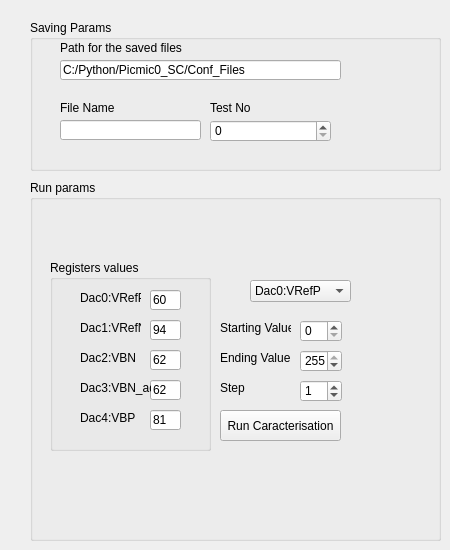
    <widget class="QWidget" name="Carac_discri_tab">
     <attribute name="title">
      <string>Carac Discri</string>
     </attribute>
     <widget class="QGroupBox" name="groupBox_2">
      <property name="geometry">
       <rect>
        <x>30</x>
        <y>20</y>
        <width>411</width>
        <height>151</height>
       </rect>
      </property>
      <property name="title">
       <string>Saving Params</string>
      </property>
      <widget class="QLineEdit" name="leCarDisSavePath">
       <property name="geometry">
        <rect>
         <x>30</x>
         <y>40</y>
         <width>281</width>
         <height>20</height>
        </rect>
       </property>
       <property name="text">
        <string>C:/Python/Picmic0_SC/Conf_Files</string>
       </property>
      </widget>
      <widget class="QLabel" name="LblCarDisFilePath">
       <property name="geometry">
        <rect>
         <x>30</x>
         <y>20</y>
         <width>161</width>
         <height>16</height>
        </rect>
       </property>
       <property name="text">
        <string>Path for the saved files</string>
       </property>
      </widget>
      <widget class="QLineEdit" name="leCarDisSavePath_2">
       <property name="geometry">
        <rect>
         <x>30</x>
         <y>100</y>
         <width>141</width>
         <height>20</height>
        </rect>
       </property>
       <property name="text">
        <string/>
       </property>
      </widget>
      <widget class="QLabel" name="LblCarDisFileName">
       <property name="geometry">
        <rect>
         <x>30</x>
         <y>80</y>
         <width>161</width>
         <height>16</height>
        </rect>
       </property>
       <property name="text">
        <string>File Name</string>
       </property>
      </widget>
      <widget class="QLabel" name="LblCarDisFileTestNo">
       <property name="geometry">
        <rect>
         <x>180</x>
         <y>80</y>
         <width>111</width>
         <height>16</height>
        </rect>
       </property>
       <property name="text">
        <string>Test No</string>
       </property>
      </widget>
      <widget class="QSpinBox" name="sBCarDisTestNo">
       <property name="geometry">
        <rect>
         <x>180</x>
         <y>100</y>
         <width>121</width>
         <height>22</height>
        </rect>
       </property>
       <property name="maximum">
        <number>10000</number>
       </property>
      </widget>
     </widget>
     <widget class="QGroupBox" name="groupBox_3">
      <property name="geometry">
       <rect>
        <x>30</x>
        <y>180</y>
        <width>411</width>
        <height>361</height>
       </rect>
      </property>
      <property name="title">
       <string>Run params</string>
      </property>
      <widget class="QPushButton" name="BtCarDisRunCarac">
       <property name="geometry">
        <rect>
         <x>190</x>
         <y>230</y>
         <width>121</width>
         <height>31</height>
        </rect>
       </property>
       <property name="text">
        <string>Run Caracterisation</string>
       </property>
      </widget>
      <widget class="QSpinBox" name="SBCarDisEndingValue">
       <property name="geometry">
        <rect>
         <x>270</x>
         <y>170</y>
         <width>42</width>
         <height>22</height>
        </rect>
       </property>
       <property name="maximum">
        <number>255</number>
       </property>
       <property name="value">
        <number>255</number>
       </property>
      </widget>
      <widget class="QLabel" name="LblCarDacStepValue_2">
       <property name="geometry">
        <rect>
         <x>190</x>
         <y>200</y>
         <width>71</width>
         <height>16</height>
        </rect>
       </property>
       <property name="text">
        <string>Step</string>
       </property>
      </widget>
      <widget class="QSpinBox" name="SBCarDisStepValue">
       <property name="geometry">
        <rect>
         <x>270</x>
         <y>200</y>
         <width>42</width>
         <height>22</height>
        </rect>
       </property>
       <property name="maximum">
        <number>255</number>
       </property>
       <property name="value">
        <number>1</number>
       </property>
      </widget>
      <widget class="QComboBox" name="CoBCarDisDacSel">
       <property name="geometry">
        <rect>
         <x>220</x>
         <y>100</y>
         <width>101</width>
         <height>22</height>
        </rect>
       </property>
       <item>
        <property name="text">
         <string>Dac0:VRefP</string>
        </property>
       </item>
       <item>
        <property name="text">
         <string>Dac1:VRefN</string>
        </property>
       </item>
       <item>
        <property name="text">
         <string>Dac2:VBN</string>
        </property>
       </item>
       <item>
        <property name="text">
         <string>Dac3:VBN-Adj</string>
        </property>
       </item>
       <item>
        <property name="text">
         <string>Dac4:VBP</string>
        </property>
       </item>
      </widget>
      <widget class="QGroupBox" name="GBCarDisRegsValues">
       <property name="geometry">
        <rect>
         <x>20</x>
         <y>80</y>
         <width>161</width>
         <height>191</height>
        </rect>
       </property>
       <property name="title">
        <string>Registers values</string>
       </property>
       <widget class="QLineEdit" name="LECarDisStValDac0">
        <property name="geometry">
         <rect>
          <x>100</x>
          <y>30</y>
          <width>31</width>
          <height>20</height>
         </rect>
        </property>
        <property name="text">
         <string>60</string>
        </property>
       </widget>
       <widget class="QLabel" name="lblCarDiscStValDac0">
        <property name="geometry">
         <rect>
          <x>30</x>
          <y>30</y>
          <width>61</width>
          <height>16</height>
         </rect>
        </property>
        <property name="text">
         <string>Dac0:VRefP</string>
        </property>
       </widget>
       <widget class="QLineEdit" name="LECarDisStValDac1">
        <property name="geometry">
         <rect>
          <x>100</x>
          <y>60</y>
          <width>31</width>
          <height>20</height>
         </rect>
        </property>
        <property name="text">
         <string>94</string>
        </property>
       </widget>
       <widget class="QLabel" name="lblCarDiscStValDac1">
        <property name="geometry">
         <rect>
          <x>30</x>
          <y>60</y>
          <width>61</width>
          <height>16</height>
         </rect>
        </property>
        <property name="text">
         <string>Dac1:VRefN</string>
        </property>
       </widget>
       <widget class="QLineEdit" name="LECarDisStValDac2">
        <property name="geometry">
         <rect>
          <x>100</x>
          <y>90</y>
          <width>31</width>
          <height>20</height>
         </rect>
        </property>
        <property name="text">
         <string>62</string>
        </property>
       </widget>
       <widget class="QLabel" name="lblCarDiscStValDac2">
        <property name="geometry">
         <rect>
          <x>30</x>
          <y>90</y>
          <width>61</width>
          <height>16</height>
         </rect>
        </property>
        <property name="text">
         <string>Dac2:VBN</string>
        </property>
       </widget>
       <widget class="QLineEdit" name="LECarDisStValDac3">
        <property name="geometry">
         <rect>
          <x>100</x>
          <y>120</y>
          <width>31</width>
          <height>20</height>
         </rect>
        </property>
        <property name="text">
         <string>62</string>
        </property>
       </widget>
       <widget class="QLabel" name="lblCarDiscStValDac3">
        <property name="geometry">
         <rect>
          <x>30</x>
          <y>120</y>
          <width>71</width>
          <height>16</height>
         </rect>
        </property>
        <property name="text">
         <string>Dac3:VBN_adj</string>
        </property>
       </widget>
       <widget class="QLineEdit" name="LECarDisStValDac4">
        <property name="geometry">
         <rect>
          <x>100</x>
          <y>150</y>
          <width>31</width>
          <height>20</height>
         </rect>
        </property>
        <property name="text">
         <string>81</string>
        </property>
       </widget>
       <widget class="QLabel" name="lblCarDiscStValDac4">
        <property name="geometry">
         <rect>
          <x>30</x>
          <y>150</y>
          <width>61</width>
          <height>16</height>
         </rect>
        </property>
        <property name="text">
         <string>Dac4:VBP</string>
        </property>
       </widget>
      </widget>
      <widget class="QSpinBox" name="SBCarDisStartingValue">
       <property name="geometry">
        <rect>
         <x>270</x>
         <y>140</y>
         <width>42</width>
         <height>22</height>
        </rect>
       </property>
       <property name="maximum">
        <number>255</number>
       </property>
      </widget>
      <widget class="QLabel" name="LblCarDacStartingValue_2">
       <property name="geometry">
        <rect>
         <x>190</x>
         <y>140</y>
         <width>71</width>
         <height>16</height>
        </rect>
       </property>
       <property name="text">
        <string>Starting Value</string>
       </property>
      </widget>
      <widget class="QLabel" name="LblCarDacEndingValue_2">
       <property name="geometry">
        <rect>
         <x>190</x>
         <y>170</y>
         <width>71</width>
         <height>16</height>
        </rect>
       </property>
       <property name="text">
        <string>Ending Value</string>
       </property>
      </widget>
     </widget>
    </widget>
